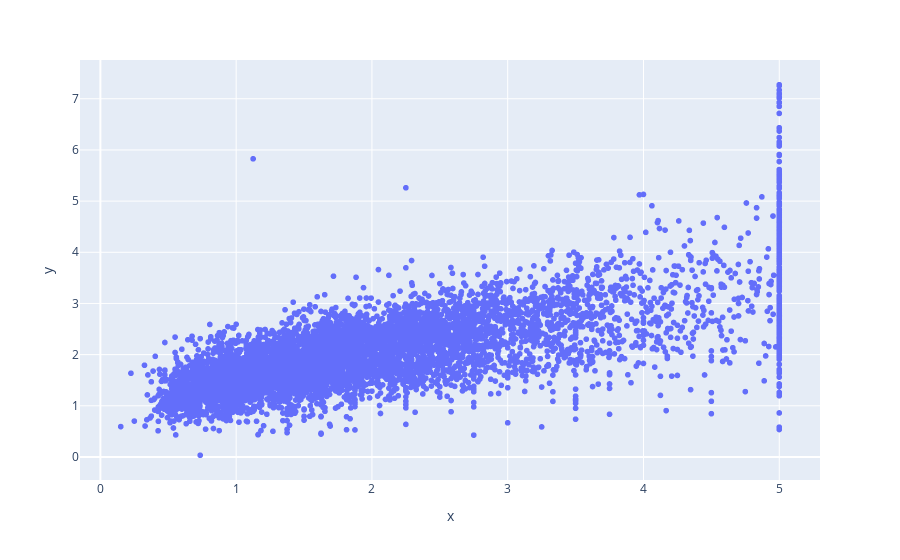

Write notebook code for a chart like this one.
### Code cell
yhat = lr.predict(X_test)
fig = px.scatter(x=y_test, y=yhat)
fig.show()

### Figure 1 — Plotly figure (JSON) as saved in the notebook; plotly's stock layout.template omitted (floating-point values rounded to 4 significant figures; data arrays with more than 128 entries replaced by an {"elided": "..."} marker saying what was removed)
{"data": [{"hovertemplate": "x=%{x}<br>y=%{y}<extra></extra>", "legendgroup": "", "marker": {"color": "#636efa", "symbol": "circle"}, "mode": "markers", "name": "", "showlegend": false, "type": "scattergl", "x": {"elided": "6193 float values"}, "xaxis": "x", "y": {"elided": "6193 float values"}, "yaxis": "y"}], "layout": {"autosize": true, "legend": {"tracegroupgap": 0}, "margin": {"t": 60}, "xaxis": {"anchor": "y", "autorange": true, "domain": [0, 1], "range": [-0.1754, 5.325], "title": {"text": "x"}, "type": "linear"}, "yaxis": {"anchor": "x", "autorange": true, "domain": [0, 1], "range": [-0.5268, 7.835], "title": {"text": "y"}, "type": "linear"}}}
